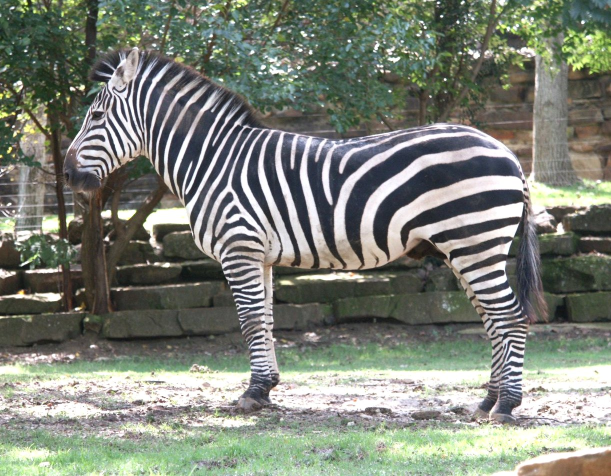
%> input picture CS216_image_understanding/Assignment2/zebra1.jpg, 1222 x 952 px (shown at 1/2 size)
$ octave H3_P2.m   (GNU Octave 9; MATLAB toolbox functions it lacks are replaced by stand-ins)
%> lines starting %> are read from the running program, lines starting %| are printed output that depends on the picture

I=rgb2gray(imread('zebra1.jpg'));
%> I: size 952x1222 uint8; min 11, max 255, mean 128.2
I=imresize(I,[800,600]);
%> I: size 800x600 uint8


filtered_I=filterBanks(I);

figure;

imshow(filtered_I.filter_1),title('Horizontal,sigma=1');

figure;
imshow(filtered_I.filter_2),title('Horizontal,sigma=2');

figure;
imshow(filtered_I.filter_3),title('Horizontal,sigma=4');

figure;
imshow(filtered_I.filter_4),title('Vertical,sigma=1');


figure;
imshow(filtered_I.filter_5),title('Vertical,sigma=2');

figure;
imshow(filtered_I.filter_6),title('Vertical,sigma=4');


figure;

imshow(filtered_I.filter_7),title('Difference,G2-G1');


figure
imshow(filtered_I.filter_8),title('Difference,G4-G2');


function[filtered]=filterBanks(image)
% function to filter a given image with a filterbank which consists of
% eight filters on grayscale
% Input:
% image: a image matrix
% Output:
% filtered: a structure array consists of filtered images, in order of
% Horizontal filtering with guassian that has sigma=1,2 and 4, Vertical
% filtering with gaussian that has sigma=1,2 and 4, and filtering with
% filters constructed by differencing two gaussian filters

I=im2double(image);
%> I: size 800x600 double

filter1=fspecial('gaussian',[1 3],1);
filter2=fspecial('gaussian',[1 6],2);
filter3=fspecial('gaussian',[1 12],4);
filter4=fspecial('gaussian',[3,1],1);
filter5=fspecial('gaussian',[6,1],2);
filter6=fspecial('gaussian',[12,1],4);

% Horizontal filtering with different sigma
filtered1=imfilter(I,filter1);
filtered2=imfilter(I,filter2);
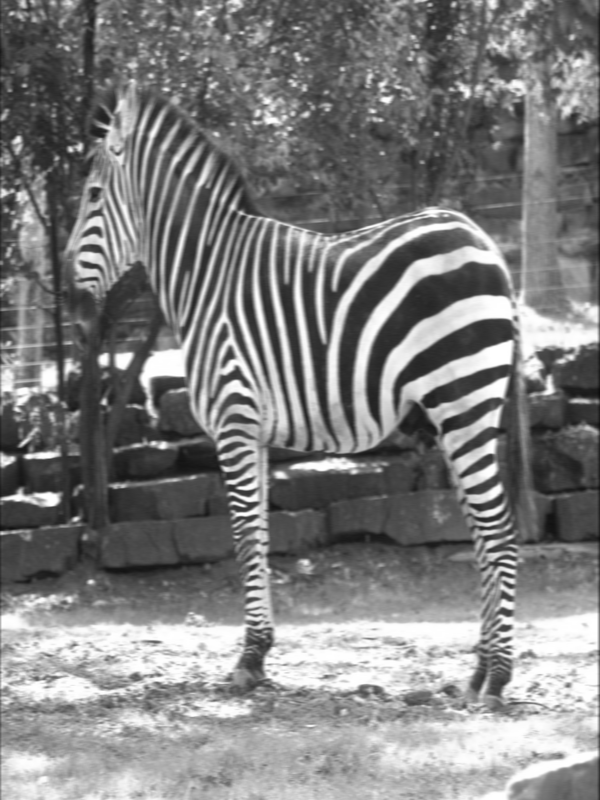
%> filtered2: size 800x600 double; min 0.0509, max 1, mean 0.502
filtered3=imfilter(I,filter3);
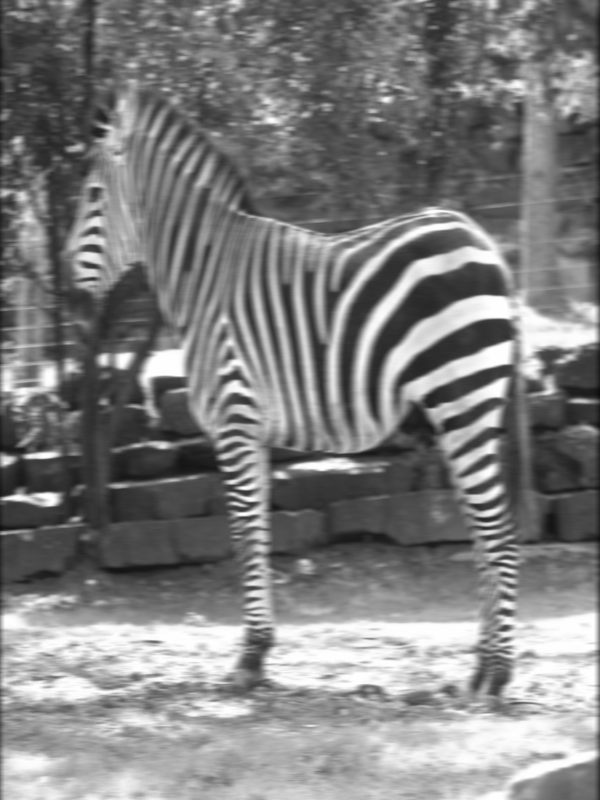
%> filtered3: size 800x600 double; min 0.0515, max 1, mean 0.501
% Vertical filtering
filtered4=imfilter(I,filter4);
filtered5=imfilter(I,filter5);
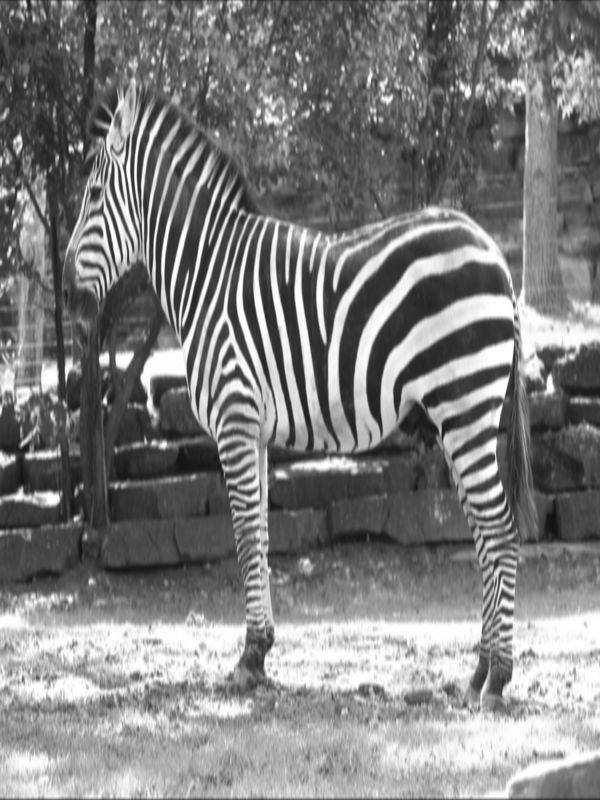
%> filtered5: size 800x600 double; min 0.0729, max 1, mean 0.502
filtered6=imfilter(I,filter6);
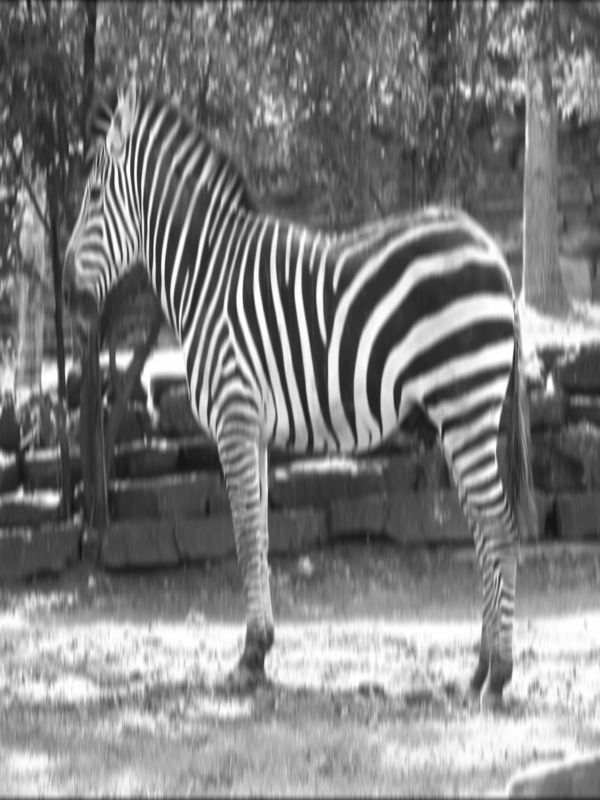
%> filtered6: size 800x600 double; min 0.0755, max 1, mean 0.501
% Difference filtering
filtered7=imfilter(I,fspecial('gaussian',[6 6],2))-imfilter(I,fspecial('gaussian',[3 3],1));
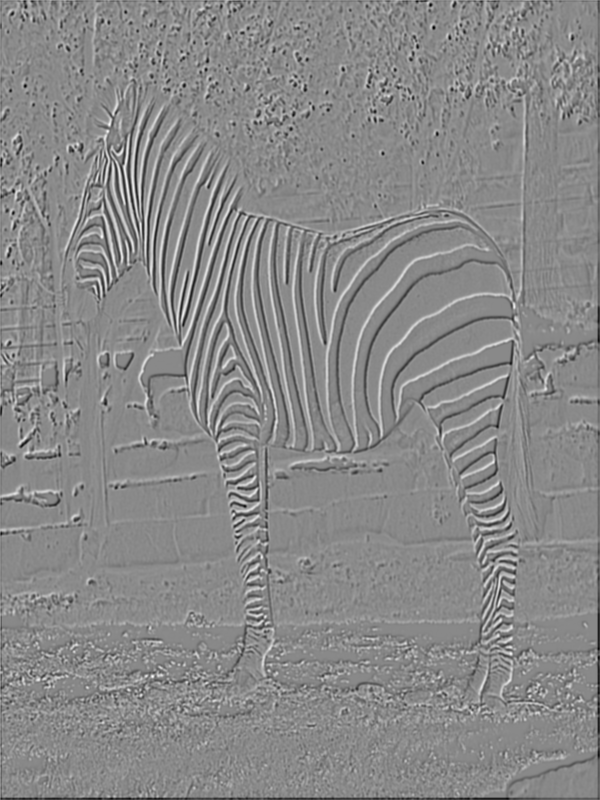
%> filtered7: size 800x600 double; min -0.355, max 0.304, mean -0.000998; drawn with min black and max white
filtered8=imfilter(I,fspecial('gaussian',[12 12],4))-imfilter(I,fspecial('gaussian',[6 6],2));
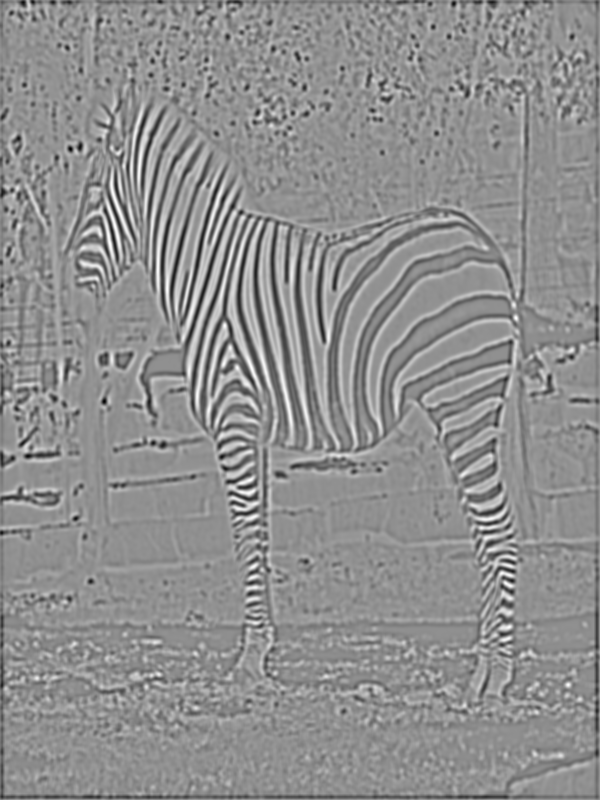
%> filtered8: size 800x600 double; min -0.346, max 0.265, mean -0.00187; drawn with min black and max white
%> `imshow(filtered_I.filter_8)`:
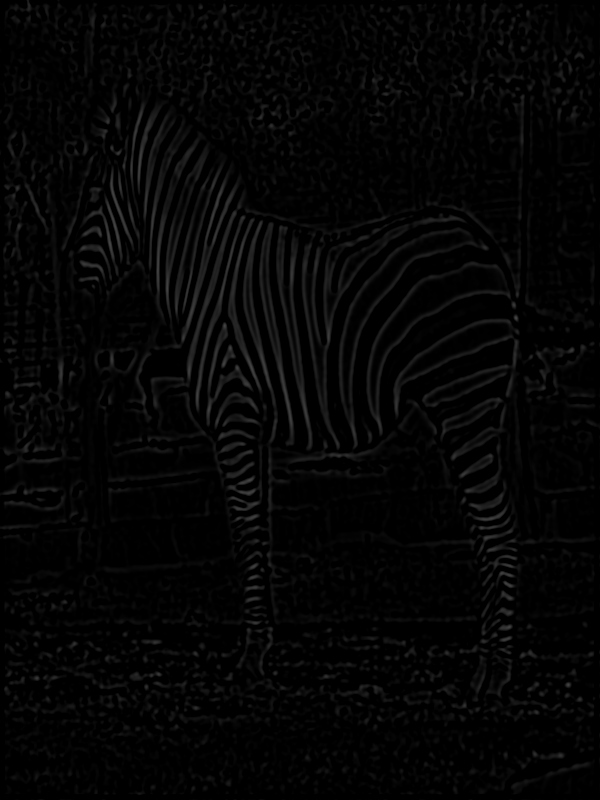
%> displayed picture: size 800x600, on the screen's scale of 0 to 255; min 0, max 68, mean 4.8


filtered=struct('filter_1',filtered1,'filter_2',filtered2,'filter_3',filtered3,'filter_4',filtered4,'filter_5',filtered5,'filter_6',filtered6,'filter_7',filtered7,'filter_8',filtered8);
end

$ run again, with CS216_image_understanding/Assignment2/zebra2.jpg copied over CS216_image_understanding/Assignment2/zebra1.jpg
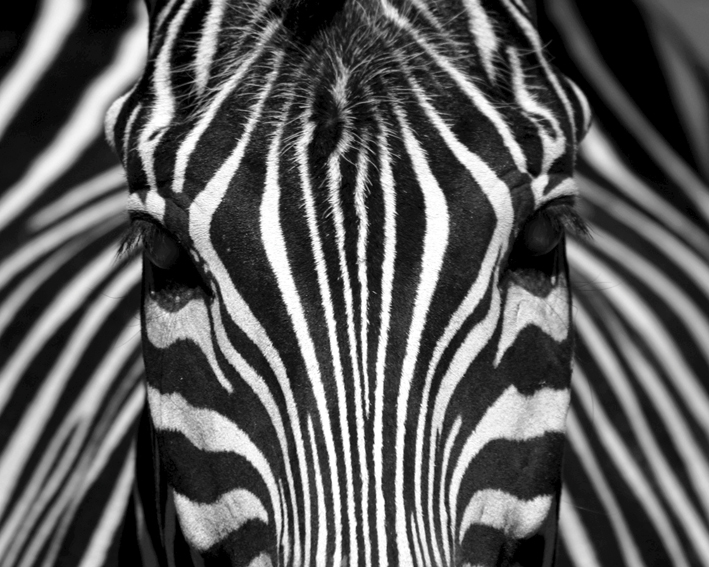
%> input picture CS216_image_understanding/Assignment2/zebra2.jpg, 709 x 567 px
%> in filterBanks, `filtered8=imfilter(I,fspecial('gaussian',[12 12],4))-imfilter(I,fspeci..`:
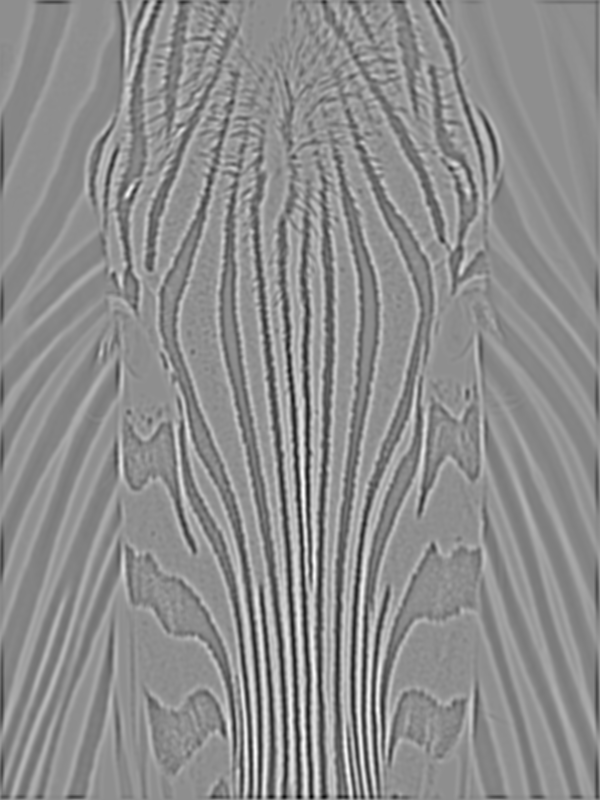
%> filtered8: size 800x600 double; min -0.371, max 0.293, mean -0.0012; drawn with min black and max white
%> `imshow(filtered_I.filter_8)`:
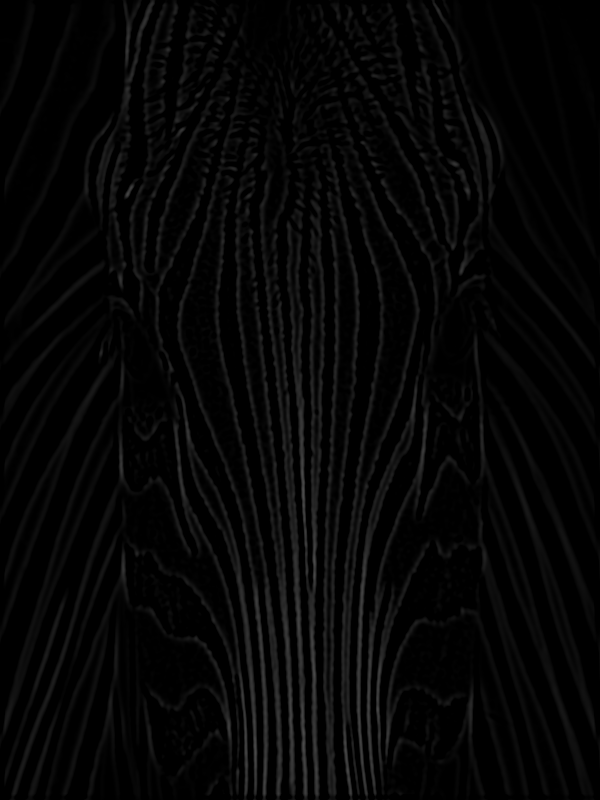
%> displayed picture: size 800x600, on the screen's scale of 0 to 255; min 0, max 75, mean 5.7
